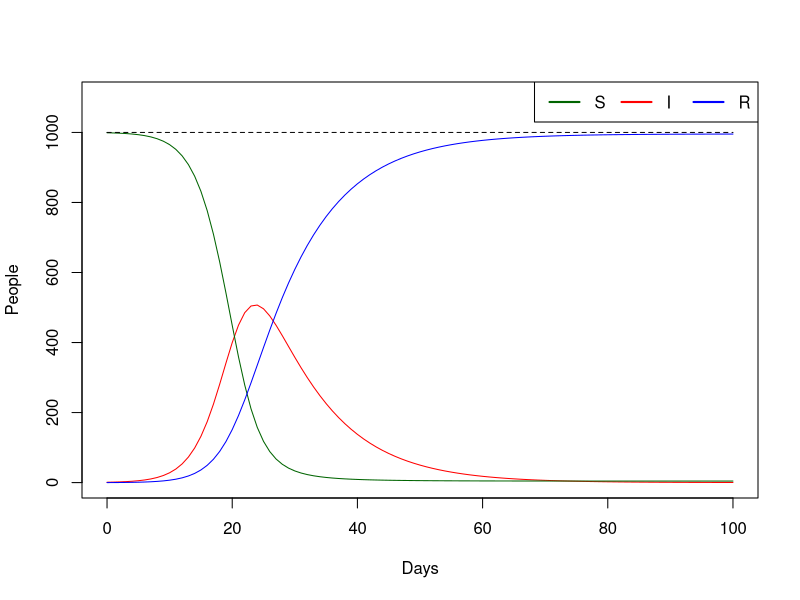

Write the R code that produced this figure.
#Specify the length of time the model will be run for
t <- 100

#Create array to take model output, and name the columns appropriately
output <- array(dim=c(t+1,5))
colnames(output) <- c("S", "I", "R", "N", "Time")

#Specify initial populations in each compartment
output[1,"S"] <- 999
output[1,"I"] <- 1
output[1,"R"] <- 0
output[1,"N"] <- 1000
output[1,"Time"] <- 0

#Assign values to the two transmission parameters beta and gamma
beta <- 0.50
gamma <- 1/10

# Run the model for every time step except time 1 (which was set to fixed above)
for (i in 2:(t+1)){
  output[i,"S"] <- max(output[i-1,"S"] - beta*output[i-1,"S"]*output[i-1,"I"]/output[i-1,"N"],0)
  output[i,"I"] <- max(output[i-1,"I"] + beta*output[i-1,"S"]*output[i-1,"I"]/output[i-1,"N"] - gamma*output[i-1,"I"],0)
  output[i,"R"] <- max(output[i-1,"R"] + gamma*output[i-1,"I"],0)
  output[i,"N"] <- max(output[i,"S"]+output[i,"I"]+output[i,"R"],1)
  output[i,"Time"] <- output[i-1,"Time"]+1
}

#Plot I against Time, then add lines for other categories and a legend
plot(I~Time, data=output, type="l", col="Red", ylim=c(0,1100), xlab="Days", ylab="People")
lines(S~Time, data=output, type="l", col="Darkgreen")
lines(R~Time, data=output, type="l", col="Blue")
lines(N~Time, data=output, type="l", col="Black", lty=2)
legend("topright", c("S","I","R"), lwd=2, col=c("darkgreen","red","blue"), lty=c(1,1,1), bty='y',ncol=3)